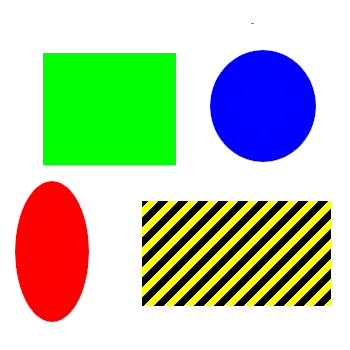
%> input picture matlab/data/test_plane.jpg, 350 x 350 px
$ octave dci_frame_gen.m   (GNU Octave 9; MATLAB toolbox functions it lacks are replaced by stand-ins)
%> lines starting %> are read from the running program, lines starting %| are printed output that depends on the picture
clear all;

img = imread('data/test_plane.jpg');
%> img is the input picture: size 350x350x3 uint8; mean R, G, B 184, 198.2, 165.8
W = 7;
stimData = (W-1)/2;
[rImg, cImg, dImg] = size(img);
%> rImg = 350; cImg = 350; dImg = 3
X = zeros(stimData, rImg, 3);
img = [img; X];
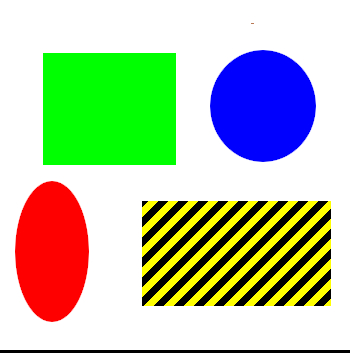
%> img: size 353x350x3 uint8; mean R, G, B 182.4, 196.5, 164.4
[rImg, cImg, dImg] = size(img);
%> rImg = 353

rPlane = img(:,:,1);
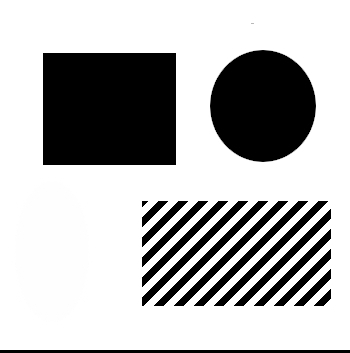
%> rPlane: size 353x350 uint8; min 0, max 255, mean 182.4
gPlane = img(:,:,2);
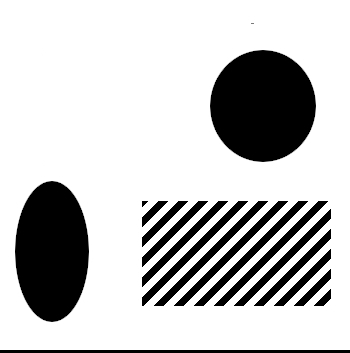
%> gPlane: size 353x350 uint8; min 0, max 255, mean 196.5
bPlane = img(:,:,3);
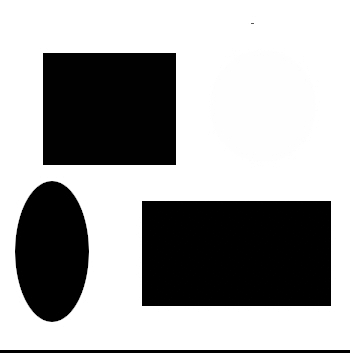
%> bPlane: size 353x350 uint8; min 0, max 255, mean 164.4

rPlane565 = bitand(rPlane, 0b11111000);
gPlane565 = bitand(gPlane, 0b11111100);
bPlane565 = bitand(bPlane, 0b11111000);

frameHigh = bitor(bitand(rPlane, 0b11111000), bitshift(bitand(gPlane, 0b11100000), -5));
frameLow  = bitor(bitshift(bitand(gPlane, 0b00011100), 3), bitshift(bitand(bPlane, 0b11111000), -3));
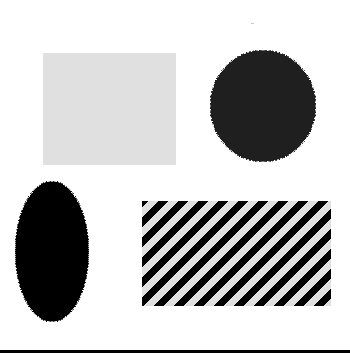
%> frameLow: size 353x350 uint8; min 0, max 255, mean 192.4

frameData = uint8(zeros(rImg, 2 * cImg));
junctionPos = 1;
posA = junctionPos + 1:junctionPos + 1 : length(frameData);
%> posA = 350 values from 2 to 700
posB = ones(1, length(frameData));
posB(posA) = 0;
frameData(:, posA) = frameLow;
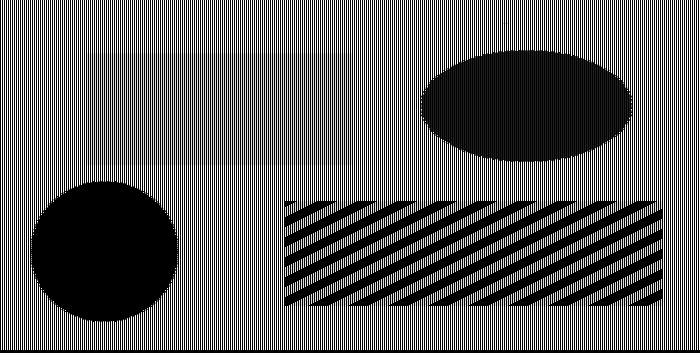
%> frameData: size 353x700 uint8; min 0, max 255, mean 96.2
frameData(:, logical(posB)) = frameHigh;
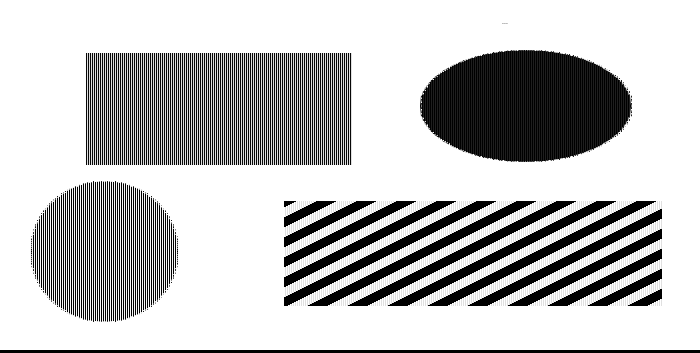
%> frameData: size 353x700 uint8; min 0, max 255, mean 187.7

fName = 'gen/test_pattern_1_dat.txt';
fileID = fopen(fName, 'w');

[row, col] = size(frameData);
%> row = 353; col = 700
formatLineLen = col + 1;
%> formatLineLen = 701
dataCounter = false;
%> (the run ends here)
